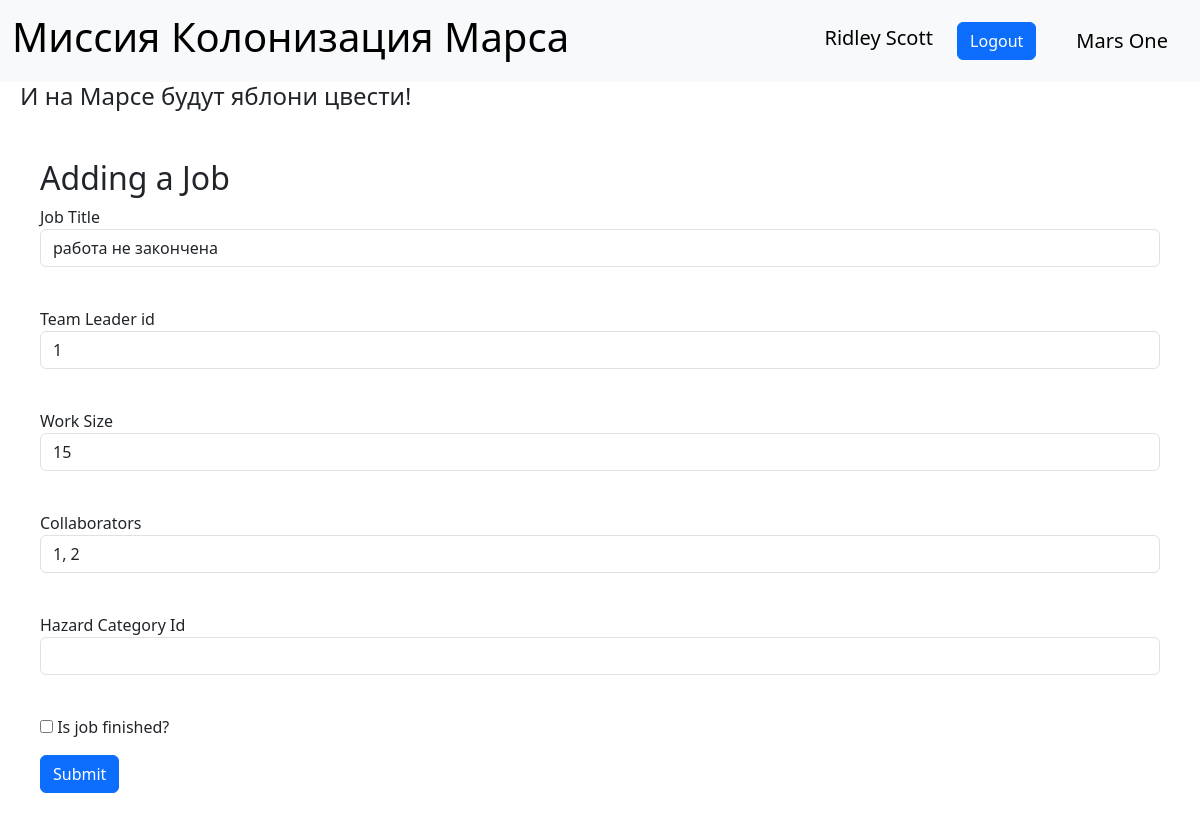
The app's page /editjob/4 (signed in), older data.
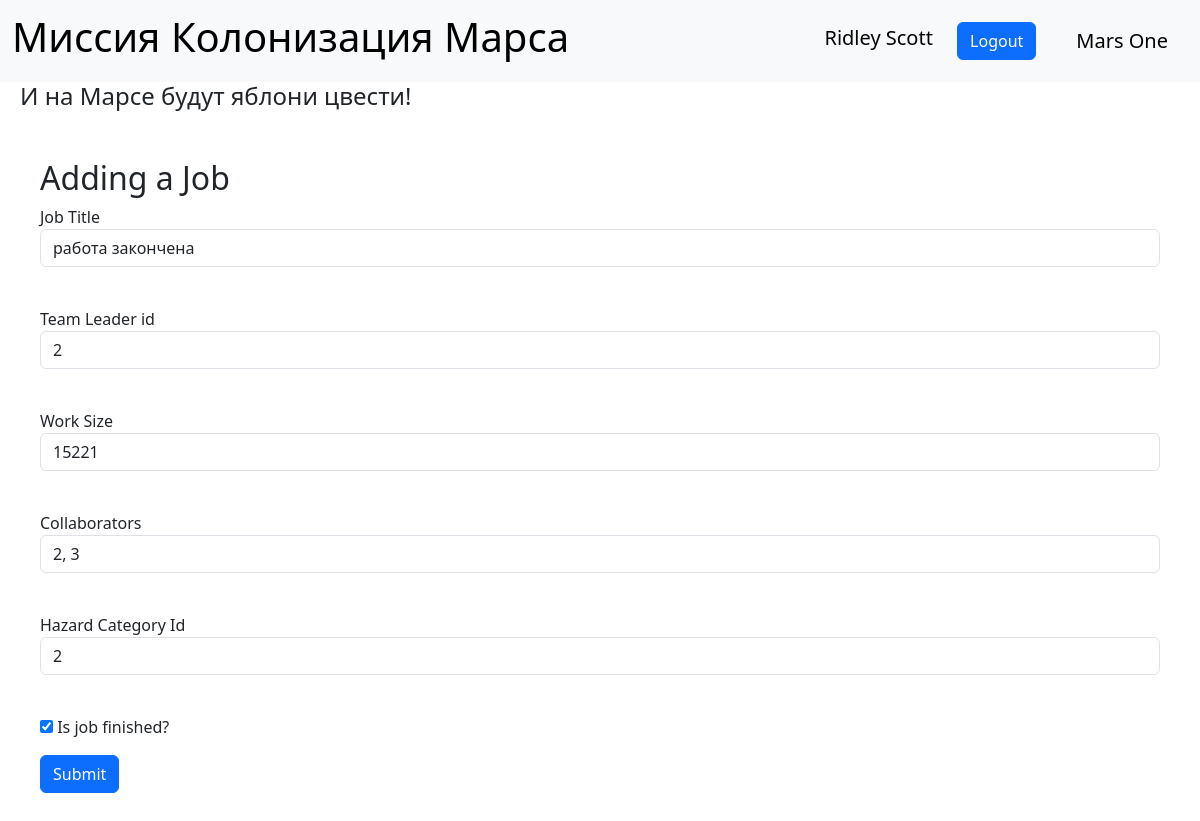
The same page, newer data.
### data/users.py (models this page shows, shortened)
class User(SqlAlchemyBase, UserMixin, SerializerMixin):
    __tablename__ = 'users'
    id = sqlalchemy.Column(sqlalchemy.Integer,
                           primary_key=True, autoincrement=True)
    surname = sqlalchemy.Column(sqlalchemy.String, nullable=True)
    name = sqlalchemy.Column(sqlalchemy.String, nullable=True)
    age = sqlalchemy.Column(sqlalchemy.Integer, nullable=True)
    position = sqlalchemy.Column(sqlalchemy.String, nullable=True)
    speciality = sqlalchemy.Column(sqlalchemy.String, nullable=True)
    address = sqlalchemy.Column(sqlalchemy.String, nullable=True)
    city_from = sqlalchemy.Column(sqlalchemy.String, nullable=True)
    email = sqlalchemy.Column(sqlalchemy.String, unique=True, nullable=True)
    hashed_password = sqlalchemy.Column(sqlalchemy.String, nullable=True)
    modified_date = sqlalchemy.Column(sqlalchemy.DateTime, nullable=True)

### data/jobs.py (models this page shows, shortened)
class Jobs(SqlAlchemyBase, SerializerMixin):
    __tablename__ = 'jobs'
    id = sqlalchemy.Column(sqlalchemy.Integer, primary_key=True, autoincrement=True)
    job = sqlalchemy.Column(sqlalchemy.String, nullable=True)
    work_size = sqlalchemy.Column(sqlalchemy.Integer, nullable=True)
    collaborators = sqlalchemy.Column(sqlalchemy.String, nullable=True)
    start_date = sqlalchemy.Column(sqlalchemy.DateTime, nullable=True)
    end_date = sqlalchemy.Column(sqlalchemy.DateTime, nullable=True)
    is_finished = sqlalchemy.Column(sqlalchemy.Boolean, nullable=True)
    team_leader = sqlalchemy.Column(sqlalchemy.Integer, sqlalchemy.ForeignKey("users.id"))
    creator = sqlalchemy.Column(sqlalchemy.Integer, default=1)
    user = orm.relationship('User')
    hazard_category_id = sqlalchemy.Column(sqlalchemy.String, sqlalchemy.ForeignKey("hazard_category.id"), nullable=True)
    hazard_category = orm.relationship('HazardCategory')

### main.py (the view, shortened to what this page needs)
@app.route('/editjob/<int:id>', methods=['GET', 'POST'])
@login_required
def edit(id):
    form = AddJobForm()
    if request.method == "GET":
        db_sess = db_session.create_session()
        jobs = db_sess.query(Jobs).filter(Jobs.id == id,
                                          or_(Jobs.creator == current_user.id, current_user.id == 1)).first()
        if jobs:
            form.job.data = jobs.job
            form.team_leader.data = jobs.team_leader
            form.work_size.data = jobs.work_size
            form.collaborators.data = jobs.collaborators
            form.job_finished.data = jobs.is_finished
            form.hazard_category_id.data = jobs.hazard_category_id
        else:
            abort(404)
    return render_template('add_job.html', title='Editing work', form=form)

### forms/add_job.py
class AddJobForm(FlaskForm):
    job = StringField('Job Title', validators=[DataRequired()])
    team_leader = StringField('Team Leader id', validators=[DataRequired()])
    work_size = StringField('Work Size', validators=[DataRequired()])
    collaborators = StringField('Collaborators', validators=[DataRequired()])
    hazard_category_id = StringField('Hazard Category Id', validators=[DataRequired()])
    job_finished = BooleanField('Is job finished?')
    submit = SubmitField('Submit')

### data/db_session.py (called while the page is built)
def create_session() -> Session:
    global __factory
    return __factory()

### main.py (called while the page is built)
@login_manager.user_loader
def load_user(user_id):
    db_sess = db_session.create_session()
    return db_sess.get(User, user_id)

### templates/add_job.html (shortened to what this page needs)
{% extends "base.html" %}
{% block content %}
<form action="" method="post" style="padding: 40px">
    <h2>Adding a Job</h2>
    <p>
        {{ form.job.label }}<br>
        {{ form.job(class="form-control") }}<br>
    </p>
    <p>
        {{ form.team_leader.label }}<br>
        {{ form.team_leader(class="form-control") }}<br>
    </p>
    <p>
        {{ form.work_size.label }}<br>
        {{ form.work_size(class="form-control") }}<br>
    </p>
    <p>
        {{ form.collaborators.label }}<br>
        {{ form.collaborators(class="form-control") }}<br>
    </p>
    <p>
        {{ form.hazard_category_id.label }}<br>
        {{ form.hazard_category_id(class="form-control") }}<br>
    </p>
    <p>{{ form.job_finished() }} {{ form.job_finished.label }}</p>
    <p>{{ form.submit(type="submit", class="btn btn-primary") }}</p>
</form>
{% endblock %}

### templates/base.html (shortened to what this page needs)
<!doctype html>
<html lang="en">
<head>
    <link href="https://cdn.jsdelivr.net/npm/bootstrap@5.3.3/dist/css/bootstrap.min.css" rel="stylesheet"
>
    <link href="{{ url_for('static', filename='css/style.css') }}" rel="stylesheet">
</head>
<body>
<nav class="navbar navbar-expand-lg bg-body-tertiary">
    <div class="container-fluid">
        <h1 class="navbar-brand"><a class="return-main" href="/">Миссия Колонизация Марса</a></h1>
        <div class="collapse navbar-collapse nav-bar" id="navbarText">
            <div class="">
                {% if current_user.is_authenticated %}
                <a class="navbar-brand" href="/logout">{{ current_user.name }} {{ current_user.surname }}</a>
                <a class="btn btn-primary" href="/logout">Logout</a>
                {% else %}
                <p>
                    <a class="btn btn-primary " href="/register">Register</a>
                    <a class="btn btn-success" href="/login">Log In</a>
                </p>
                {% endif %}
            </div>
                <a class="navbar-brand" href="#">Mars One</a>
        </div>
    </div>
</nav>
<h4>И на Марсе будут яблони цвести!</h4>
<main role="main" class="contener">
    {% block content %}{% endblock %}
</main>
</body>
</html>

### static/css/style.css (style rules this page uses)
h4 { margin-left: 20px; }
.nav-bar * { margin-right: 20px; }
.return-main { text-decoration: none; color: black; display: inline-block; font-size: 2.5rem; }

Row changes from the older to the newer data that the page shows:
changed Jobs: job "работа не закончена" → "работа закончена"; team_leader "1" → "2"; work_size "15" → "15221"; collaborators "1, 2" → "2, 3"; hazard_category_id (not shown) → "2"
Text that changed along with them:
form field job_finished: "☐" → "☑"
